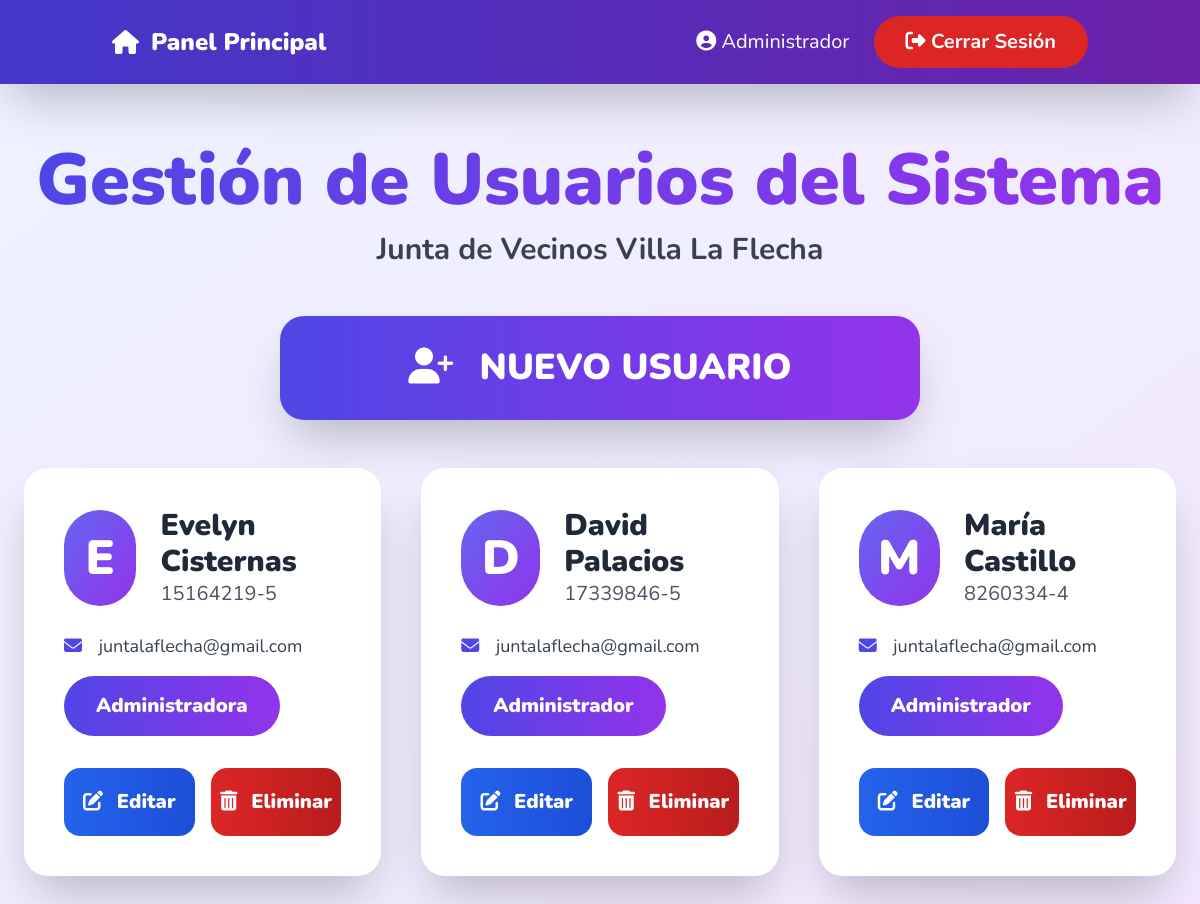
/gestion_usuarios_funciona.php, run on the app's committed database.
### tables this page shows
CREATE TABLE `usuario` (
  `rut_usuario` varchar(12) NOT NULL,
  `nombre` varchar(45) DEFAULT NULL,
  `apellido1` varchar(50) DEFAULT NULL,
  `apellido2` varchar(50) DEFAULT NULL,
  `correo` varchar(200) DEFAULT NULL,
  `contraseña` varchar(15) DEFAULT NULL,
  `rol` varchar(25) DEFAULT NULL,
  PRIMARY KEY (`rut_usuario`)
);

### gestion_usuarios_funciona.php (the view, shortened to what this page needs)
<?php
require_once 'config.php';
$usuarios = $pdo->query("SELECT * FROM usuario ORDER BY rol DESC, nombre")->fetchAll(PDO::FETCH_ASSOC);
$nombre_usuario = $_SESSION['nombre'] ?? 'Administrador';
?>
<!DOCTYPE html>
<html lang="es" class="scroll-smooth">
<head>
    <script src="https://cdn.tailwindcss.com"></script>
    <link rel="stylesheet" href="https://cdnjs.cloudflare.com/ajax/libs/font-awesome/6.6.0/css/all.min.css">
</head>
<body class="bg-gradient-to-br from-indigo-50 to-purple-100 min-h-screen">
<div class="fixed top-0 left-0 right-0 bg-gradient-to-r from-indigo-700 to-purple-800 text-white shadow-2xl z-50">
    <div class="container mx-auto px-6 py-4 flex justify-between items-center">
        <a href="dashboard.php" class="flex items-center gap-3 text-2xl font-black hover:scale-110 transition">
            <i class="fas fa-home"></i> Panel Principal
        </a>
        <div class="flex items-center gap-6">
            <span class="text-xl"><i class="fas fa-user-circle"></i> <?= htmlspecialchars($nombre_usuario) ?></span>
            <a href="?logout=1" onclick="return confirm('¿Cerrar sesión?')"
               class="bg-red-600 hover:bg-red-700 px-8 py-3 rounded-full font-bold text-xl transition hover:scale-105">
                <i class="fas fa-sign-out-alt"></i> Cerrar Sesión
            </a>
        </div>
    </div>
</div>
<div class="pt-24"></div>
<div class="container mx-auto px-6 py-12 max-w-7xl">
    <div class="text-center mb-12">
        <h1 class="text-7xl font-black text-transparent bg-clip-text bg-gradient-to-r from-indigo-600 to-purple-600 mb-4">
        </h1>
        <p class="text-3xl text-gray-700 font-bold">Junta de Vecinos Villa La Flecha</p>
    </div>
    <div class="text-center mb-12">
        <button onclick="openModal()" class="bg-gradient-to-r from-indigo-600 to-purple-600 hover:from-indigo-500 hover:to-purple-500 text-white font-black text-4xl py-8 px-32 rounded-3xl shadow-2xl transform hover:scale-110 transition">
            <i class="fas fa-user-plus mr-4"></i> NUEVO USUARIO
        </button>
    </div>
    <div class="grid gap-10 md:grid-cols-2 lg:grid-cols-3">
        <?php foreach($usuarios as $u): ?>
        <div class="bg-white rounded-3xl shadow-2xl p-10 transform hover:scale-105 transition-all duration-300">
            <div class="flex items-center gap-6 mb-6">
                <div class="w-24 h-24 bg-gradient-to-br from-indigo-500 to-purple-600 rounded-full flex items-center justify-center text-white text-5xl font-black">
                    <?= strtoupper(substr($u['nombre'],0,1)) ?>
                </div>
                <div>
                    <h3 class="text-3xl font-black text-gray-800"><?= htmlspecialchars($u['nombre'].' '.$u['apellido1']) ?></h3>
                    <p class="text-xl text-gray-600"><?= htmlspecialchars($u['rut_usuario']) ?></p>
                </div>
            </div>
            <p class="text-lg text-gray-700 mb-4"><i class="fas fa-envelope text-indigo-600 mr-3"></i> <?= htmlspecialchars($u['correo']) ?></p>
            <div class="mb-8">
                <span class="inline-block px-8 py-4 rounded-full text-white font-black text-xl <?= $u['rol']=='Admin' ? 'bg-red-600' : 'bg-gradient-to-r from-indigo-600 to-purple-600' ?>">
                    <?= htmlspecialchars($u['rol']) ?>
                </span>
            </div>
            <div class="flex gap-4">
                <button onclick='edit(<?= json_encode($u, JSON_HEX_APOS | JSON_HEX_QUOT | JSON_HEX_AMP) ?>)'
                        class="flex-1 bg-gradient-to-r from-blue-600 to-blue-700 hover:from-blue-500 hover:to-blue-600 text-white font-black py-5 rounded-2xl text-xl transition transform hover:scale-105">
                    <i class="fas fa-edit mr-2"></i> Editar
                </button>
                <?php if($u['rut_usuario'] !== ($_SESSION['rut_usuario'] ?? '')): ?>
                <a href="?delete=<?= urlencode($u['rut_usuario']) ?>"
                   onclick="return confirm('¿Eliminar permanentemente este acceso al sistema?')"
                   class="flex-1 bg-gradient-to-r from-red-600 to-red-700 hover:from-red-500 hover:to-red-600 text-white font-black py-5 rounded-2xl text-center text-xl transition transform hover:scale-105">
                    <i class="fas fa-trash-alt mr-2"></i> Eliminar
                </a>
                <?php endif; ?>
            </div>
        </div>
        <?php endforeach; ?>
    </div>
</div>
</body>
</html>

### gestion_usuarios_funciona.php (style rules this page uses)
body { font-family:'Nunito',sans-serif; }

### data on the page
usuario: nombre "E", nombre+apellido1 "Evelyn Cisternas", rut_usuario "15164219-5", correo "juntalaflecha@gmail.com", rol "Administradora"
usuario: nombre "D", nombre+apellido1 "David Palacios", rut_usuario "17339846-5", correo "juntalaflecha@gmail.com", rol "Administrador"
usuario: nombre "M", nombre+apellido1 "María Castillo", rut_usuario "8260334-4", correo "juntalaflecha@gmail.com", rol "Administrador"

### other printed values
$nombre_usuario "Administrador"
